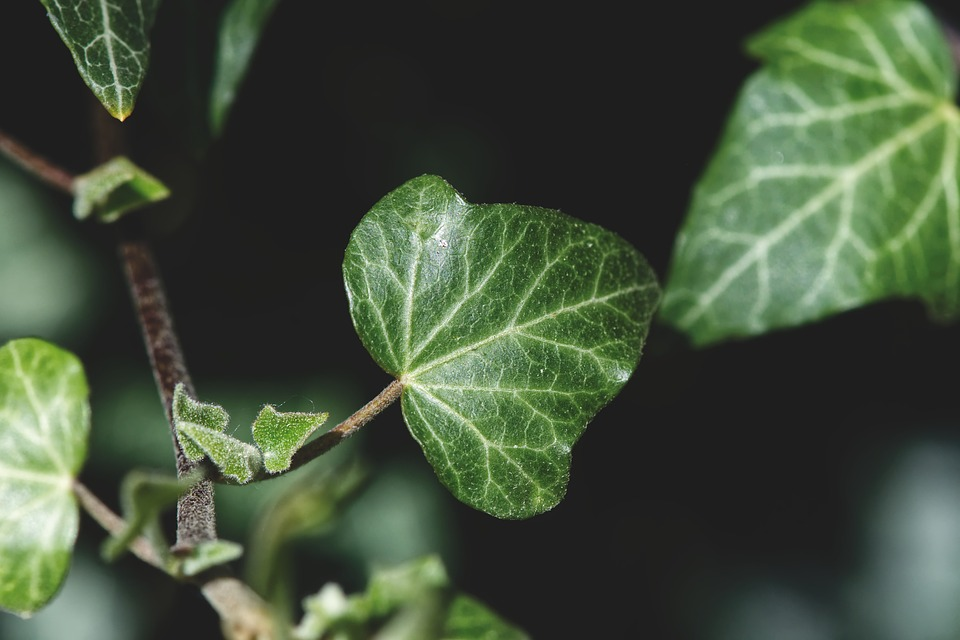
#> input picture 13.이미지다루기/sample.jpg, 960 x 640 px
$ jupyter execute '1.파이썬 이미지 opencv, pillow.ipynb'
#> lines starting #> are read from the running program, lines starting #| are printed output that depends on the picture
#> (the call stopped at in test_web_image, `img = Image.open(requests.get(url, stream=True).raw)`: the network is not available in this run)
# 파이썬 이미지 처리

* 프로그래밍을 하다보면 이미지를 불러오거나 연산처리를 해야하는 경우가 생깁니다.
* 딥러닝이나 데이터 사이언스를 하다보면 상당히 많은 대용량 이미지들을 처리하는 경우도 생깁니다.
* 비전 프로그래밍을 하려면 이미지를 다방면으로 분석 및 연산할 수 있는 스킬이 필요합니다.
* 파이썬으로 이런 다양한 환경과 조건에서 어떻게 이미지를 다루는지 대표적인 몇몇가지 라이브러리를 알아보도록 하겠습니다.

# pillow

* pillow 는 PIL(Python Image Libray) 를 계승한 라이브러리 입니다.
* 여러 이미지 파일 포맷을 지원합니다.
* 썸네일 생성, transform, 효과, 포맷변화 등등등 다양한 이미지 처리 기능을 제공합니다.
* 설치 방법
> pip install Pillow
* pillow 공식 사이트 https://pillow.readthedocs.io/en/stable/

[cell 1]
# pillow 는 여러가지 부분모듈로 구성된 패키지 형태입니다.
from PIL import Image
import requests

def test_local_image():
    # 로컬 파일의 sample.jpg를 읽어 img 변수에 저장
    img = Image.open("sample.jpg")
#> img is the input picture: PIL image 960x640 RGB; mean R, G, B 66.9, 80.4, 59.9

    # 이미지 사이즈를 출력합니다.
    print(img.size)
#| (960, 640)

    # 이미지를 45도 회전시켜 보여줍니다.
    # 이때 show() 함수는 운영체제에 설정된 기본 이미지 뷰어로 보여주게 됩니다.
    img.rotate(45).show()
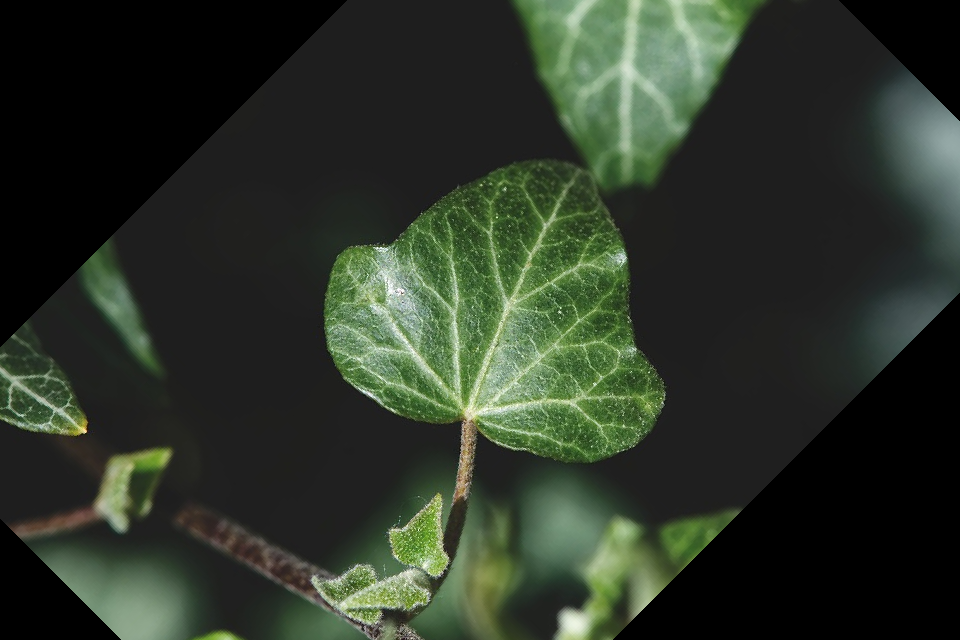
#> shown: PIL image 960x640 RGB; mean R, G, B 44.5, 53.1, 40.7

    # 원본 jpg 포맷을 gif 포맷으로 저장합니다.
    img.save("sample.gif")

def test_web_image():
    # 웹에 있는 이미지 경로
    url = "https://cdn.pixabay.com/photo/2019/04/24/12/35/ivy-4152057_960_720.jpg"

    # pillow 객체로 웹에 있는 이미지를 requests 객체를 통해 불러옵니다.
    img = Image.open(requests.get(url, stream=True).raw)

    # 이미지 사이즈를 출력합니다.
    print(img.size)

    # 이미지를 운영체제 기본 뷰어로 보여줍니다.
    img.show()

    # 웹에 있던 jpg 포맷을 png 포맷으로 저장하게 됩니다.
    img.save("sample.png")


test_web_image()
test_local_image()

# OpenCV (Open Source Computer Vision)

* opencv 는 컴퓨터 비전 프로그래밍을 목적으로 개발된 라이브러리 입니다.
* c++ 로 개발된 opencv 를 파이썬에서 사용 가능하도록 wrapping 한거라 속도가 빠릅니다.
* 크로스플랫폼을 지원하여 Windows, Linux, MacOS, iOS, Android 등을 지원합니다.
* 인텔이 개발한 라이브러리라 인텔 CPU의 IPP(Intel Perfomance Primitives)를 지원하여 속도 향상을 볼 수 있습니다.
* 영상처리가 들어가는 프로그램이라면 거의 필수적으로 사용됩니다.
* 이미지에 관한 빅데이터 분석, 이미지에 대한 딥러닝에선 필수적인 요소라고 볼 수 있습니다.
* 상업적 라이브러리에 사용이 가능합니다.
* opencv 이미지는 ndarray(Numpy 배열) 타입 입니다.
* 그래서 opencv 를 사용할때는 numpy 라이브러리 역시 미리 설치해놓는게 좋습니다.
* 라이브러리 설치방법
> pip install opencv-python
> pip install numpy

* OpenCV 공식사이트: https://opencv.org/
* 파이썬 OpenCV 공식사이트: https://pypi.org/project/opencv-python/
* 파이썬 OpenCV 문서: https://opencv-python.readthedocs.io/en/latest/

[cell 2]
# opencv 라이브러리 임포트
import cv2
import requests
import numpy

def test_local_image():
    # 이미지 파일을 IMREAD_COLOR 형태로 읽어들입니다.
    # IMREAD_COLOR : 이미지를 컬러형태로 읽습니다.
    img = cv2.imread("sample.jpg", cv2.IMREAD_COLOR)
#> img: shape (640, 960, 3)

    # img 의 형태는 ndarray 입니다.
    print(type(img))
#| <class 'numpy.ndarray'>

    # 이미지의 높이, 폭, 채널을 튜플형태로 리턴합니다.
    print(img.shape)
#| (640, 960, 3)

    # 이미지를 보여줍니다.
    # pillow 와 다르게 운영체제의 뷰어를 쓰지 않고 opencv 자체적으로 창을 생성합니다.
    cv2.imshow("sample", img)

    # 키보드 입력대기를 줘서 imshow 한 창이 바로 닫히지 않게 합니다.
    cv2.waitKey(0)

    # opencv 가 생성한 모든 윈도우를 파기합니다.
    cv2.destroyAllWindows()

def test_web_image():
    # 웹에 있는 이미지 경로
    url = "https://cdn.pixabay.com/photo/2019/04/24/12/35/ivy-4152057_960_720.jpg"

    # requests 라이브러리를 사용해 url 이미지를 받아서
    # bytearray 형태로 캐스팅 후 numpy 배열로 설정합니다.
    # dtype=numpy.uint8 은 unsigned integer 로써 배열 데이터가 부호없는 8비트 정수형 값이라는 의미입니다.
    arr = numpy.asarray(bytearray(requests.get(url).content), dtype=numpy.uint8)

    # numpy 배열을 디코딩 하여 opencv 객체로 만듭니다.
    img = cv2.imdecode(arr, cv2.IMREAD_COLOR)

    # 이미지의 높이, 폭, 채널을 튜플형태로 리턴합니다.
    print(img.shape)

    # 이미지를 출력하여 보여줍니다.
    cv2.imshow("sample", img)
    cv2.waitKey(0)
    cv2.destroyAllWindows()

test_local_image()
test_web_image()
#> (the call stopped at in test_web_image, `arr = numpy.asarray(bytearray(requests.get(url).content), dtype=numpy...`: the network is not available in this run)

# OpenCV vs pillow

* 사실 이 2가지 라이브러리를 비교하는건 의미가 없습니다. 둘다 사용 목적성이 다르기 때문입니다.
* opencv 의 타입은 numpy array 라서 이미지 연산처리가 많은 프로젝트에서 사용합니다.
* pillow 는 사용하기 편하지만 복잡한 연산처리에서는 불편함도 많고 성능이 떨어집니다.
* 하지만 실제 이미지를 다양한 방법으로 처리하는 프로젝트에서는 둘다 사용하는 경우도 많습니다.

[cell 3]
# opencv 와 pillow 이미지 라이브러리 임포트
from PIL import Image
import cv2
import numpy

# pillow 로 이미지를 읽습니다.
pil_image = Image.open("sample2.jpg")
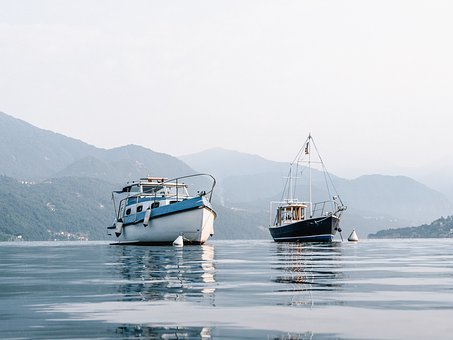
#> input picture 13.이미지다루기/sample2.jpg, 453 x 340 px
#> pil_image is the input picture: PIL image 453x340 RGB; mean R, G, B 192.3, 200.1, 208

# pillow 이미지 데이터를 numpy 배열 형태로 변환합니다.
opencv_image = numpy.array(pil_image)

# pillow 로 읽은 원본 이미지를 보여줍니다.
pil_image.show()

# opencv 로 변환된 이미지를 보여줍니다.
cv2.imshow("sample", opencv_image)
cv2.waitKey(0)
cv2.destroyAllWindows()

### RGB 와 BGR
* 위의 코드는 원본 이미지와 opencv 로 변환된 이미지를 비교해보면 색상이 잘못 나오는걸 볼 수 있습니다.
* pillow 는 픽셀값을 RGB 로 처리합니다.
* opencv 는 픽셀값을 BGR 로 처리합니다.
* 따라서 opencv 와 pillow 이미지를 서로 변환할때는 이부분에 주의 하셔야 합니다.

[cell 4]
# opencv 와 pillow 이미지 라이브러리 임포트
from PIL import Image
import cv2
import numpy

# pillow 로 이미지를 읽습니다.
pil_image = Image.open("sample2.jpg")

# pillow 이미지 데이터를 numpy 배열 형태로 변환합니다.
opencv_image = numpy.array(pil_image)

# opencv 의 cvtColor 함수를 통해 RGB to BGR 인자를 주어 opencv 형태로 변환 합니다.
opencv_image = cv2.cvtColor(opencv_image, cv2.COLOR_RGB2BGR)

# pillow 로 읽은 원본 이미지를 보여줍니다.
pil_image.show()

# opencv 로 변환된 이미지를 보여줍니다.
cv2.imshow("sample", opencv_image)
cv2.waitKey(0)
cv2.destroyAllWindows()
